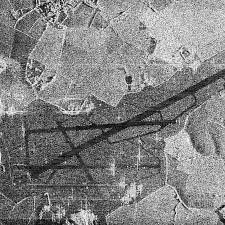
#> input picture Practice_3/sar_3.jpg, 225 x 225 px
$ jupyter execute solution.ipynb   (older library calls are emulated)
#> lines starting #> are read from the running program, lines starting #| are printed output that depends on the picture; after the words box and inside, x2 and y2 are one past the last pixel; in counts of white or black regions, pixels touching at a corner belong together
[cell 1]
import numpy as np
import cv2
import matplotlib.pyplot as plt
import copy
import math

# 1. Для изображения sar_3.jpg найти наиболее протяженный участок (выделить линии при помощи преобразования Хафа)

[cell 2]
image = cv2.imread('sar_3.jpg')
#> image is the input picture: shape (225, 225, 3); min 0, max 255, mean 130.6
image = cv2.cvtColor(image, cv2.COLOR_RGB2BGR)
image_gray = cv2.cvtColor(image, cv2.COLOR_BGR2GRAY)
plt.imshow(image)
plt.show()

image_blur = cv2.GaussianBlur(image_gray, (5,5), 0)
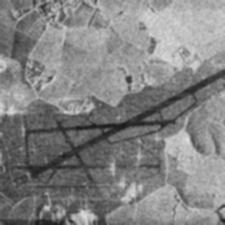
#> image_blur: shape (225, 225); min 26, max 225, mean 130.6
plt.imshow(image_blur, cmap='gray')
plt.show()

canny = cv2.Canny(image_blur,50,150,apertureSize = 3)
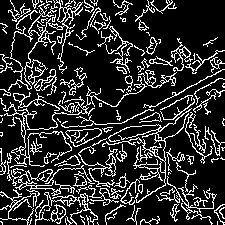
#> canny: shape (225, 225); 18.3% white in thin lines or dots

plt.imshow(canny, cmap = 'gray')
plt.show()

lines = cv2.HoughLines(canny, 1, np.pi / 180, 120)
#> lines = [[172, 1.08], [165, 1.08]]

if lines is not None:
    linee = None
    max_length = 0
    for rho, theta in lines[:, 0]:
        a = np.cos(theta)
        b = np.sin(theta)
        x0 = a * rho
        y0 = b * rho
        pt1 = (int(x0 + 1000 * (-b)), int(y0 + 1000 * (a)))
        pt2 = (int(x0 - 1000 * (-b)), int(y0 - 1000 * (a)))
        length = np.sqrt((pt1[0] - pt2[0])**2 + (pt1[1] - pt2[1])**2)
        if length > max_length:
            max_length = length
            linee = (pt1, pt2)
#> this loop made 2 passes
#> (rho, theta, a, b, x0, y0, length, max_length) on pass 1: (172, 1.08, 0.469, 0.883, 80.75, 151.9, 1998.8, 1998.8)
#> (rho, theta, a, b, x0, y0, pt1, pt2) on pass 2: (165, 1.08, 0.469, 0.883, 77.46, 145.7, (-805, 615), (960, -323))
#> after the loop, max_length = 1998.8
    if linee:
        cv2.line(image, linee[0], linee[1], (0, 0, 255), 7, cv2.LINE_AA)
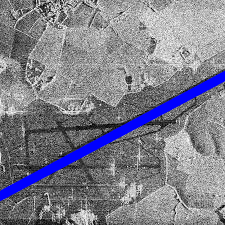
#> image: shape (225, 225, 3); 5.36% of pixels changed, all inside (x1, y1, x2, y2) = (0, 70, 225, 202)

plt.imshow(image)
plt.show()

# 2. Для изображения sar_3.jpg провести исследование алгоритмов бинаризации, выделить участок дорожной полосы.

[cell 3]
image = cv2.imread('sar_3.jpg')
image_gray = cv2.cvtColor(image, cv2.COLOR_BGR2GRAY)
plt.imshow(image_gray, cmap="gray")
plt.show()

### Точечная бинаризация

[cell 4]
bin_img = copy.deepcopy(image_gray)
T  = 50
bin_img[image_gray < T] = 0
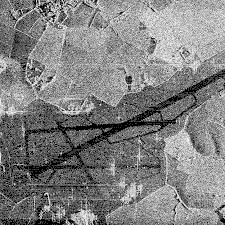
#> bin_img: shape (225, 225); min 0, max 255, mean 128.7
bin_img[image_gray >= T] = 255
#> bin_img: shape (225, 225); 94.6% white; black in thin lines or dots
plt.imshow(bin_img, cmap="gray")
plt.title("Точечный")
plt.show()

### Бинаризация Отсу

[cell 5]
_,th2 = cv2.threshold(image_gray,0,255,cv2.THRESH_BINARY+cv2.THRESH_OTSU)
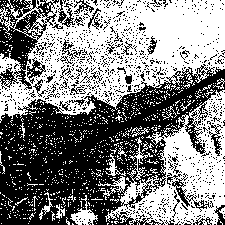
#> th2: shape (225, 225); 51.4% white; 1013 black regions (974 under 20 px), largest, box (x1, y1, x2, y2) and area: (0, 64, 225, 225) 17840, (0, 0, 59, 90) 2187, (167, 173, 214, 212) 328
plt.imshow(th2, cmap="gray")
plt.title("Отсу")
plt.show()

### Адаптивная бинаризация

[cell 6]
th3 = cv2.adaptiveThreshold(image_gray,255,cv2.ADAPTIVE_THRESH_GAUSSIAN_C,cv2.THRESH_BINARY,71,21)
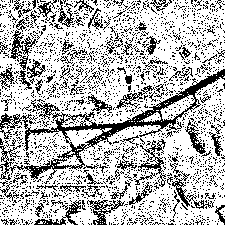
#> th3: shape (225, 225); 71.7% white; black in thin lines or dots
plt.imshow(th3, cmap="gray")
plt.title("Адаптивная фильтрация")
plt.show()

### Оператор Собеля

[cell 7]
scale = 0.5
delta = 0.1
ddepth = cv2.CV_16S
grad_x = cv2.Sobel(image_gray, ddepth, 1, 0, ksize=3, scale=scale, delta=delta, borderType=cv2.BORDER_DEFAULT)
grad_y = cv2.Sobel(image_gray, ddepth, 0, 1, ksize=3, scale=scale, delta=delta, borderType=cv2.BORDER_DEFAULT)
plt.imshow((grad_x - grad_x.min())*255, cmap="gray")
plt.show()

plt.imshow((grad_y - grad_y.min())*255, cmap="gray")
plt.show()
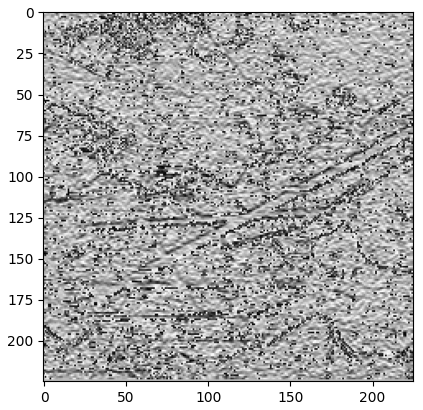
#> figure drawn by matplotlib, 1 panel

grad = cv2.addWeighted(grad_x, 0.5, grad_y, 0.5,0.0)
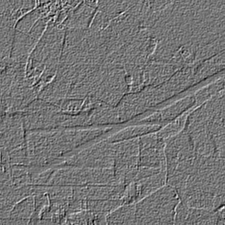
#> grad: shape (225, 225) int16; min -249, max 291, mean 0.1; drawn with min black and max white
plt.imshow((grad - grad.min())*255, cmap="gray")
plt.title("Собеля")
plt.show()
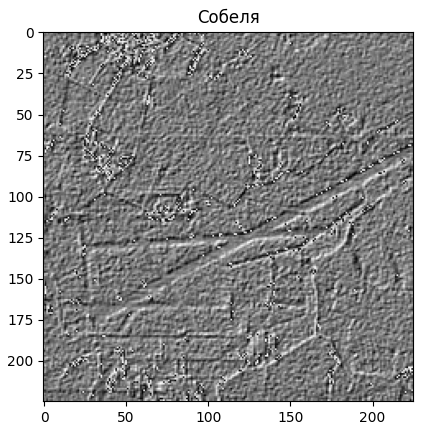
#> figure drawn by matplotlib, 1 panel

### Canny

[cell 8]
edges = cv2.Canny(image_gray,100,200)
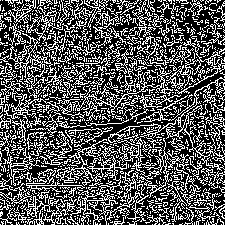
#> edges: shape (225, 225); 34.2% white in thin lines or dots
plt.imshow(edges, cmap="gray")
plt.show()

$ run again, with Practice_3/sar_0.jpg copied over Practice_3/sar_3.jpg
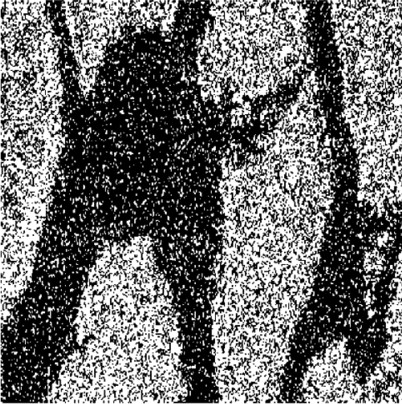
#> input picture Practice_3/sar_0.jpg, 402 x 404 px
#> image is the input picture: shape (404, 402, 3); min 0, max 255, mean 108.3
#> `canny = cv2.Canny(image_blur,50,150,apertureSize = 3)`:
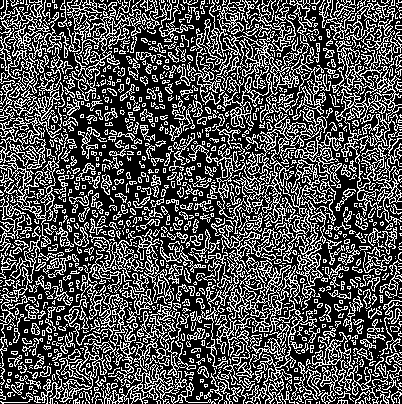
#> canny: shape (404, 402); 31.9% white in thin lines or dots
#> the loop `for rho, theta in lines[:, 0]:` made 10319 passes
#> (rho, theta, a, b, x0, y0, length, max_length) on pass 1: (284, 0.785, 0.707, 0.707, 200.8, 200.8, 1998.3, 1998.3)
#> after the loop `for rho, theta in lines[:, 0]:`: max_length = 2000.2
#> image: shape (404, 402, 3); 2.82% of pixels changed, all inside (x1, y1, x2, y2) = (0, 207, 402, 350)
#> th2: shape (404, 402); 42.8% white; 1833 white regions (1780 under 20 px), largest, box (x1, y1, x2, y2) and area: (0, 0, 402, 404) 42448, (327, 0, 402, 218) 7319, (195, 0, 310, 128) 6465
#> th3: shape (404, 402); 49.6% white; 1383 white regions (1157 under 20 px), largest, box (x1, y1, x2, y2) and area: (0, 0, 402, 404) 49619, (327, 0, 402, 219) 7434, (58, 0, 180, 101) 3705
#> `edges = cv2.Canny(image_gray,100,200)`:
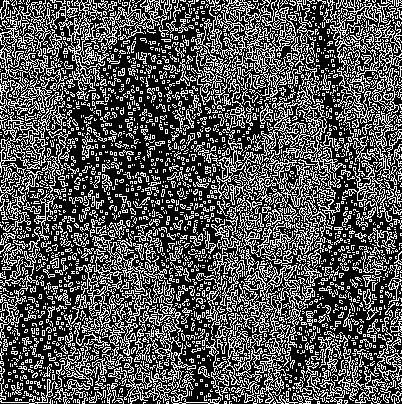
#> edges: shape (404, 402); 33.1% white in thin lines or dots

$ run again, with Practice_3/sar_2.jpg copied over Practice_3/sar_3.jpg
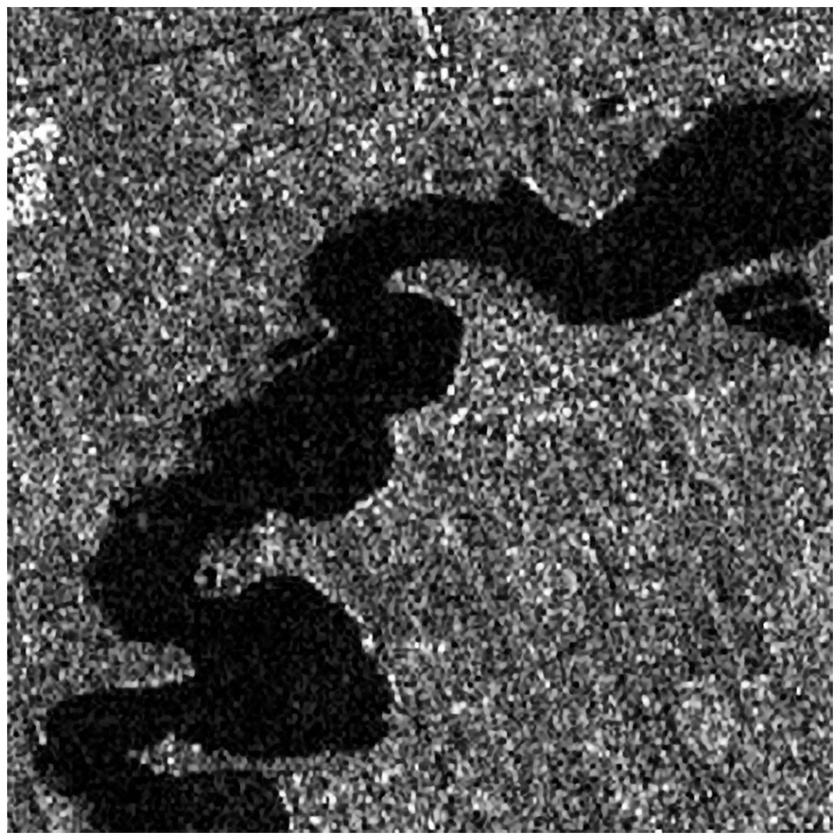
#> input picture Practice_3/sar_2.jpg, 840 x 840 px, shrunk from 1200 x 1199 before the run
#> image is the input picture: shape (840, 840, 3); min 0, max 255, mean 78.8
#> canny: shape (840, 840); 18.4% white in thin lines or dots
#> the loop `for rho, theta in lines[:, 0]:` made 20587 passes
#> (rho, theta, a, b, x0, y0, length, max_length) on passes 1 to 2: (832, 1.57, -4.37e-08, 1, -3.64e-05, 832, 1999, 1999), (832, 0, 1, 0, 832, 0, 2000, 2000)
#> after the loop `for rho, theta in lines[:, 0]:`: linee = ((-352, 1266), (1306, 147)); max_length = 2000.3
#> image: shape (840, 840, 3); 1% of pixels changed, all inside (x1, y1, x2, y2) = (272, 456, 840, 840)
#> th2: shape (840, 840); 35.9% white; 1119 white regions (497 under 20 px), largest, box (x1, y1, x2, y2) and area: (0, 0, 840, 840) 160386, (191, 26, 330, 150) 5573, (131, 173, 252, 322) 4950
#> th3: shape (840, 840); 69.4% white; 1934 black regions (776 under 20 px), largest, box (x1, y1, x2, y2) and area: (582, 7, 833, 256) 8797, (7, 447, 99, 833) 6978, (53, 766, 441, 833) 6470
#> `edges = cv2.Canny(image_gray,100,200)`:
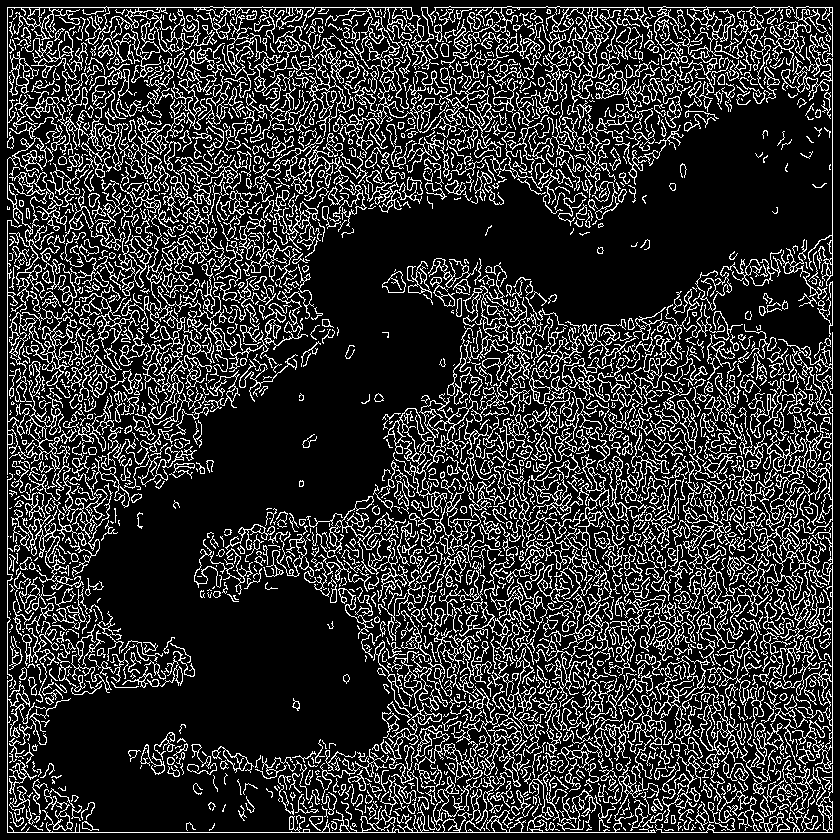
#> edges: shape (840, 840); 19.6% white in thin lines or dots
